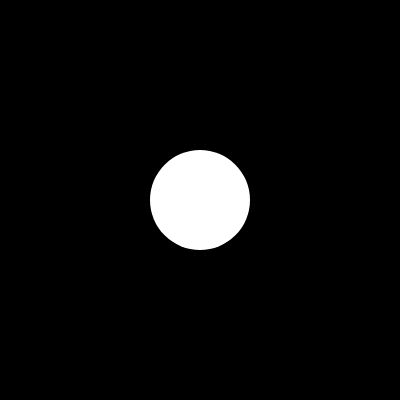
Frame 1 (no input)
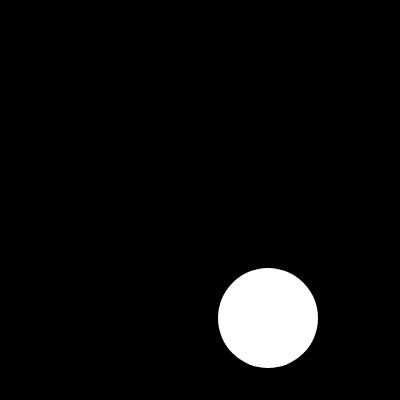
Frame 60 (no input)
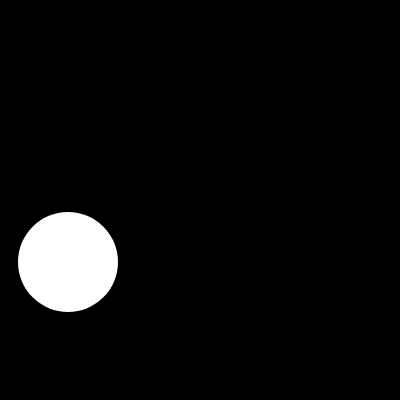
Frame 120 (the mouse pressed at the canvas centre since frame 60)

The p5.js sketch that drew these frames (run headless with seeded random() and noise() and a simulated clock; from frame 60 on, the mouse is pressed at the canvas centre):

// p5.js sketch
// ── sketch.js
var bb = {
  x: 200,
  y: 200,
  xspeed: 4,
  yspeed: 2,
  radius: 50,
  fill: (0, 50),
};

function setup() {
  createCanvas(400, 400);
  noStroke();
}

function draw() {
  background(0);
  circle(bb.x, bb.y, bb.radius * 2);
  moveIt();
  cornerBounce();
}



function cornerBounce() {
  if (bb.x >= width - bb.radius || bb.x <= bb.radius) {
    bb.xspeed = -bb.xspeed;
  }
  if (bb.y >= height - bb.radius || bb.y - bb.radius <= 0) {
    bb.yspeed = -bb.yspeed;
  }
}

function moveIt() {
  bb.x = bb.x + bb.xspeed;
  bb.y = bb.y + bb.yspeed;
}
